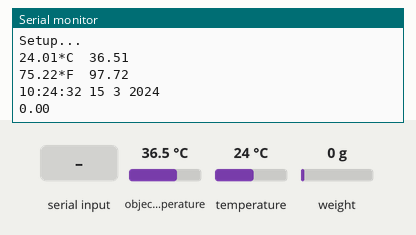
Recording of a sketch running on a simulated Arduino Uno, built with avr-gcc and run on an emulated ATmega328P. On the bench: the last lines printed to the serial monitor. Wiring (inferred from the names in the program): DS1307 clock at I2C address 0x68. The inputs (shaded band) are chosen by the test bench; at power-on: object temperature 36.5 °C, weight on the scale 0 g, temperature 24 °C. The local clock reads 2024-03-15 10:24:30 at power-on unless the sketch sets it.

Above: at 3.2 s.
3.3 s: "." received over the second serial link
At 5.0 s:
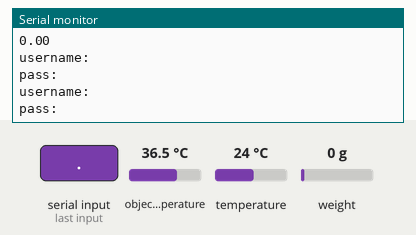
5.7 s: object temperature set to 20 °C
At 6.92 s:
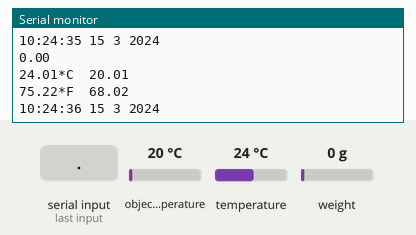
7.2 s: weight on the scale set to 100 g
At 8.6 s:
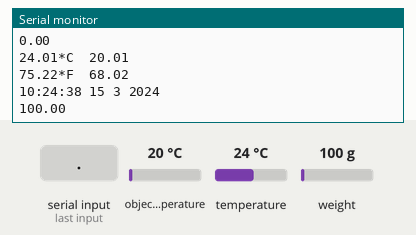
8.7 s: temperature set to 12 °C
At 10.13 s:
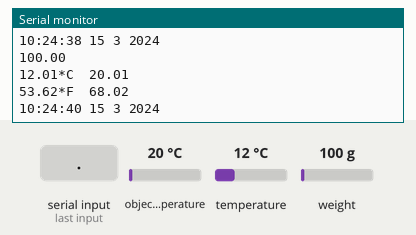
10.2 s: weight on the scale set to 1250 g
At 11.3 s:
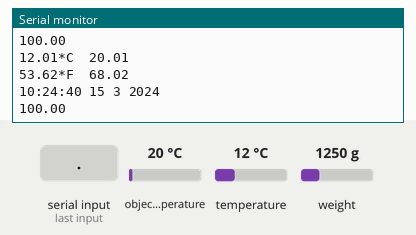
11.7 s: object temperature set to 26 °C
At 12.8 s:
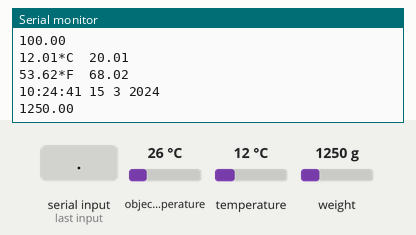
Timing chart, 0 to 14.2 s (numbered marks = the images above; inputs shaded):
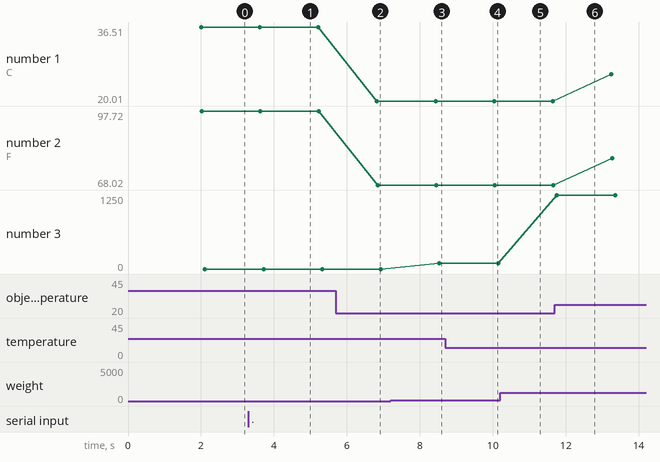

Measured:
- after the input at 3.3 s, the serial monitor: prints a new line after 0.92 s (image 1)
- after the input at 5.7 s, the serial monitor: prints a new line after 1.1 s (image 2)
- after the input at 7.2 s, the serial monitor: prints a new line after 1.3 s (image 3)
- after the input at 8.7 s, the serial monitor: prints a new line after 1.3 s (image 4)
- plotted number 1: 36.51 → 20.01 after the input at 5.7 s, 20.01 → 26.01 after the input at 11.7 s
- plotted number 2: 97.72 → 68.02 after the input at 5.7 s, 68.02 → 78.82 after the input at 11.7 s
- plotted number 3: 0 → 100 after the input at 7.2 s

The sketch:

sketch_aug07a.ino
```cpp
#include <Wire.h>
//#include <i2cmaster.h>
#include <RTClib.h>
#include "HX711.h"
#include <Adafruit_MLX90614.h>
#include <SoftwareSerial.h>
#include <EEPROM.h>

struct wifiObject{
  String userName;
  String pass;
  };

wifiObject wifi[10];
SoftwareSerial BTSerial(2, 3);
Adafruit_MLX90614 mlx = Adafruit_MLX90614();

HX711 scale(5, 6);
float calibration_factor = 2230; // this calibration factor is adjusted according to my load cell
float units;
float ounces;

RTC_DS1307 RTC;
const byte NumberOfFields = 7;
const byte DS1307 = 0x68;
int second, minute, hour, day, wday, month, year;
void setup(){
    Serial.begin(9600);
    Serial.println("Setup...");
    mlx.begin();
    //i2c_init(); //Initialise the i2c bus
    //PORTC = (1 << PORTC4) | (1 << PORTC5);//enable pullups
      Wire.begin();
      BTSerial.begin(9600);
  /* cài đặt thời gian cho module */
  //setTime(3, 48, 58, 4, 8, 8, 18); // 12:30:45 CN 08-02-2015
  setup_loadcell();
}

void setup_loadcell(){
  scale.set_scale();
  scale.tare();  //Reset the scale to 0

  long zero_factor = scale.read_average(); //Get a baseline reading
}

void loadcell(){
   scale.set_scale(calibration_factor); //Adjust to this calibration factor
  units = scale.get_units(), 10;
  if (units < 0)
  {
    units = 0.00;
  }
  ounces = units * 0.035274;
  Serial.println(units);
  delay(500);
}

void loop(){
  Serial.print(mlx.readAmbientTempC());
  Serial.print("*C\t");
  Serial.println(mlx.readObjectTempC());
  Serial.print(mlx.readAmbientTempF());
  Serial.print("*F\t");
  Serial.println(mlx.readObjectTempF());

  readDS1307();
  /* Hiển thị thời gian ra Serial monitor */
  digitalClockDisplay();

  loadcell();
  while (BTSerial.available()){
    for(byte i=0; i<10; i++){
      wifi[i].userName="";
      wifi[i].pass="";
    }
    char temp1 = BTSerial.read();
    for(byte i=0;i<10;i++){
       if(temp1 == '/'){
        for(byte j=0;j<20;j++){
          if(BTSerial.available()){
            char temp = BTSerial.read();
            if(temp == ',') {temp1=',';break;}
            wifi[i].userName += temp;
          }
        }
       }
       if(temp1==','){
        for(byte j=0;j<20;j++){
          if(BTSerial.available()){
            char temp = BTSerial.read();
            if(temp == '/') {temp1='/';break;}
            if(temp == '.') {temp1='.';break;}
            wifi[i].pass += temp;
          }
        }
       }
       if(temp1 == '.'){
        for(byte i=0; i<2;i++){
          Serial.print("username:");
          Serial.println(wifi[i].userName);
          Serial.print("pass:");
          Serial.println(wifi[i].pass);
         }
         break;
       }

    }
    //while(!BTSerial.available()){}

  }

  while (Serial.available())
       BTSerial.write(Serial.read());
  delay(1000); // wait a second before printing again
}

void readDS1307()
{
        Wire.beginTransmission(0x68);
        Wire.write((byte)0x00);
        Wire.endTransmission();
        Wire.requestFrom(DS1307, NumberOfFields);

        second = bcd2dec(Wire.read() & 0x7f);
        minute = bcd2dec(Wire.read() );
        hour   = bcd2dec(Wire.read() & 0x3f); // chế độ 24h.
        wday   = bcd2dec(Wire.read() );
        day    = bcd2dec(Wire.read() );
        month  = bcd2dec(Wire.read() );
        year   = bcd2dec(Wire.read() );
        year += 2000;
}
/* Chuyển từ format BCD (Binary-Coded Decimal) sang Decimal */
int bcd2dec(byte num)
{
        return ((num/16 * 10) + (num % 16));
}
/* Chuyển từ Decimal sang BCD */
int dec2bcd(byte num)
{
        return ((num/10 * 16) + (num % 10));
}

void digitalClockDisplay(){
    // digital clock display of the time
    Serial.print(hour);
    printDigits(minute);
    printDigits(second);
    Serial.print(" ");
    Serial.print(day);
    Serial.print(" ");
    Serial.print(month);
    Serial.print(" ");
    Serial.print(year);
    Serial.println();
}

void printDigits(int digits){
    // các thành phần thời gian được ngăn chách bằng dấu :
    Serial.print(":");

    if(digits < 10)
        Serial.print('0');
    Serial.print(digits);
}

/* cài đặt thời gian cho DS1307 */
void setTime(byte hr, byte min, byte sec, byte wd, byte d, byte mth, byte yr)
{
        Wire.beginTransmission(0x68);
        Wire.write(byte(0x00)); // đặt lại pointer
        Wire.write(dec2bcd(sec));
        Wire.write(dec2bcd(min));
        Wire.write(dec2bcd(hr));
        Wire.write(dec2bcd(wd)); // day of week: Sunday = 1, Saturday = 7
        Wire.write(dec2bcd(d));
        Wire.write(dec2bcd(mth));
        Wire.write(dec2bcd(yr));
        Wire.endTransmission();
}
```
